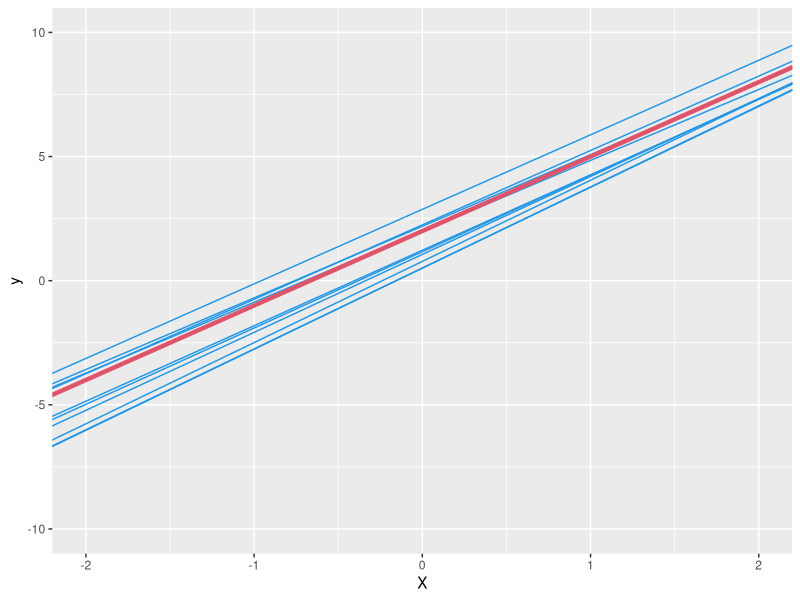
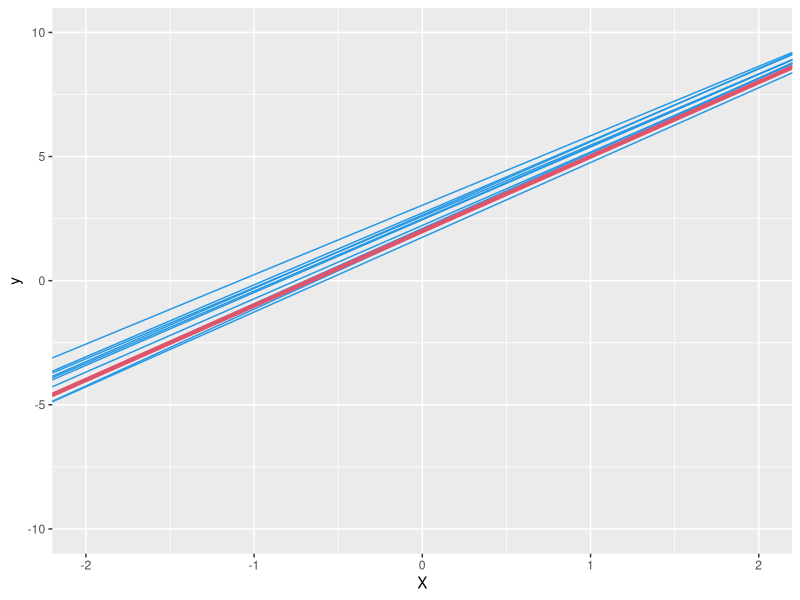
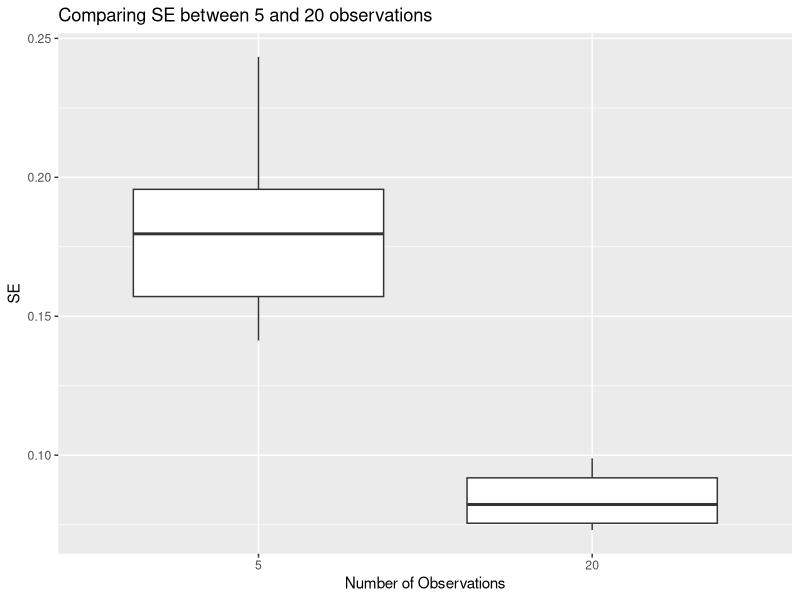
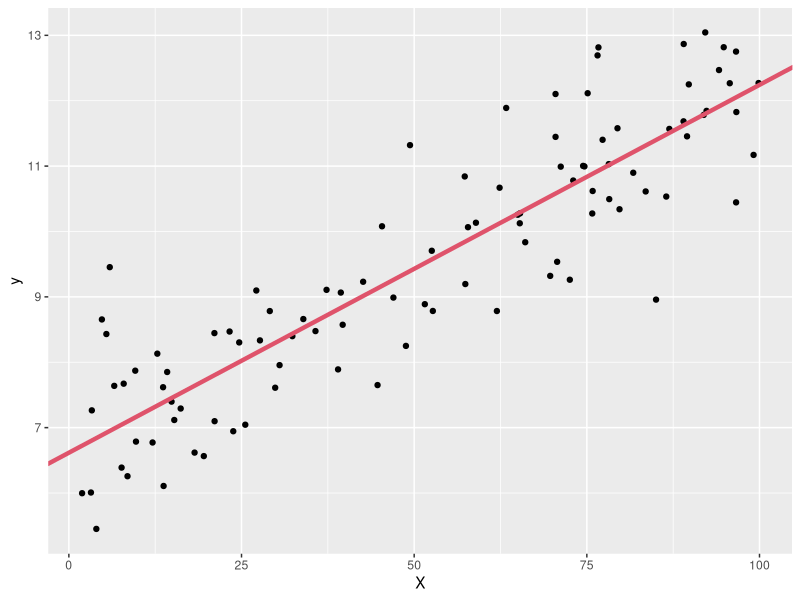
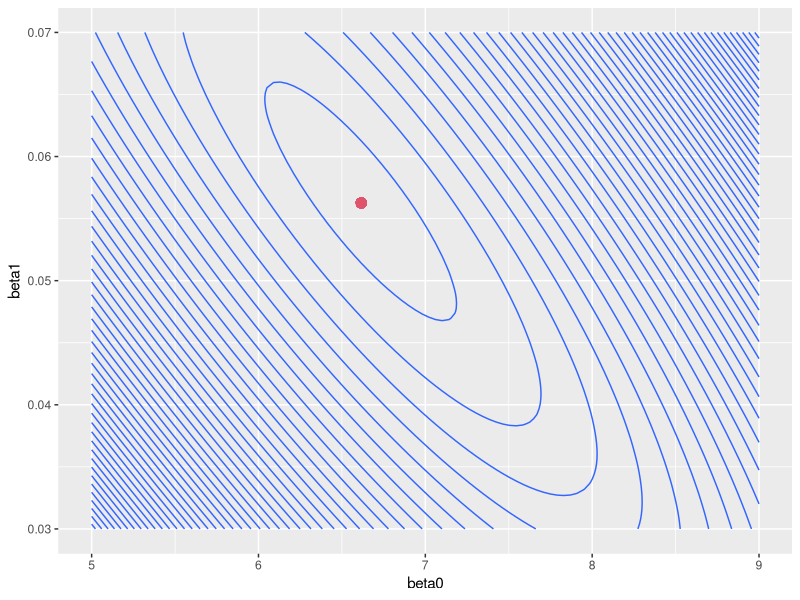
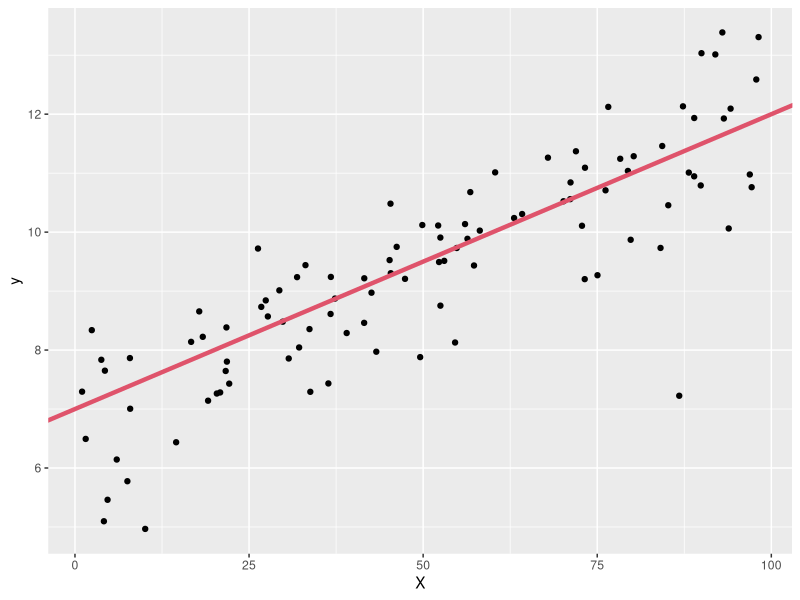
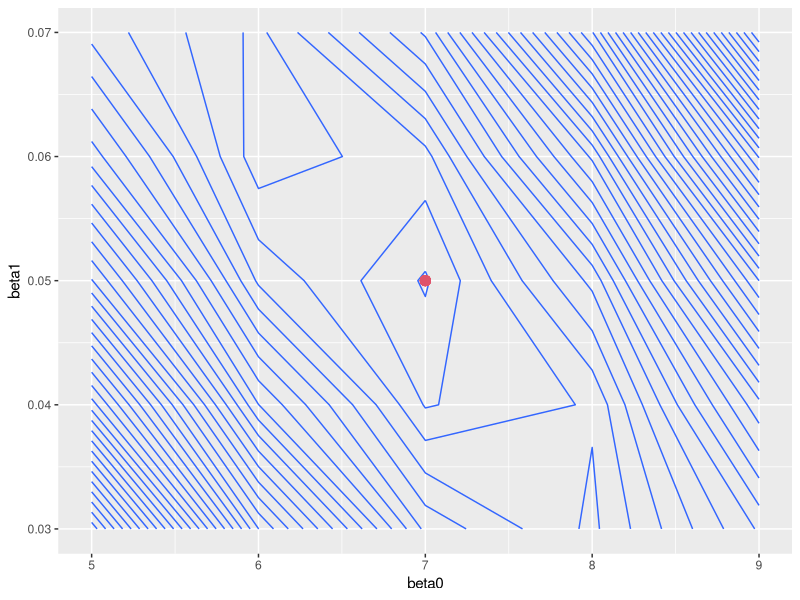

Here is the R script that generated these plots, in order:
## ---- chunk 1
knitr::opts_chunk$set(echo = FALSE, warning=FALSE)
## ---- chunk 2
library(ggplot2)
library(magrittr)
library(tidyr)
## ---- chunk 3
Eq3.4 <- function(X, y){
  
  # Equations 3.4 to estimate beta0 and beta1
  beta1 = sum((X-mean(X))*(y-mean(y))) / sum((X-mean(X))^2)
  beta0 = mean(y) - beta1*mean(X)
  
  return(list(beta0, beta1))
}
## ---- chunk 4

Experiment <- function(N.Obs, N.Exp, X.min, X.max, epsilon.mu, epsilon.sd){
  
  beta0 <- beta1 <- 0
  beta0_lm <- beta1_lm <- 0
  SE_beta1 <- 0
  
  for (i in 1:N.Exp){
    X = runif(N.Obs, min = X.min, max = X.max)
    epsilon = rnorm(N.Obs, mean = epsilon.mu, sd = epsilon.sd)
    y = 2 + 3*X + epsilon
    
#    n.exp = i*rep(N.Obs, 1)
    
#    data.points <- rbind(data.points, data.frame(n.exp, X, y))
    
    coeff <- Eq3.4(X, y)
    beta0[i] <- coeff[[1]]
    beta1[i] <- coeff[[2]]
    
    SE_beta1[i] <- sqrt(epsilon.sd^2 / sum((X-mean(X))^2) )
    
    fit.lm <- lm(y~X)
    beta0_lm[i] <- fit.lm$coefficients[1]
    beta1_lm[i] <- fit.lm$coefficients[2]
  }
  

  return(data.frame(beta0, beta1,beta0_lm, beta1_lm, SE_beta1))
}
## ---- chunk 5
Visualize <- function(Coeff.df){
  # data.points = data.frame(X, y)
  ggplot() +
    geom_abline(data = Coeff.df, aes(slope=beta1 , intercept=beta0), col=4) +
    geom_abline(aes(slope = 3, intercept = 2), size=1.5, col=2) +
    scale_x_continuous(name="X", limits=c(-2,2)) +
    scale_y_continuous(name="y", limits=c(-10,10))
    # geom_point(data.points, aes(X,y, col = n.exp))
    
}
## ---- chunk 6
N.Exp = 10
N.Obs = 5
X.min = 0
X.max = 10
epsilon.mu = 0
epsilon.sd = 1
## ---- chunk 7
Coeff.df <- Experiment(N.Obs, N.Exp, X.min, X.max, epsilon.mu, epsilon.sd)

Coeff.df
## ---- chunk 8
Visualize(Coeff.df)
## ---- chunk 9
N.Exp = 10
N.Obs = 20
X.min = 0
X.max = 10
epsilon.mu = 0
epsilon.sd = 1
## ---- chunk 10
Coeff.df <- Experiment(N.Obs, N.Exp, X.min, X.max, epsilon.mu, epsilon.sd)
Coeff.df
## ---- chunk 11
Visualize(Coeff.df)
## ---- chunk 12
SE.5 <- Experiment(N.Obs=5, N.Exp, X.min, X.max, epsilon.mu, epsilon.sd)$SE_beta1
SE.20<- Experiment(N.Obs=20, N.Exp, X.min, X.max, epsilon.mu, epsilon.sd)$SE_beta1

SE.df <- data.frame(SE.5, SE.20) %>%
  `colnames<-` (c(5,20)) %>%
  pivot_longer(cols=1:2, names_to = "N.Obs", values_to = 'SE')

ggplot(SE.df, aes(x = N.Obs, y = SE)) +
geom_boxplot() +
scale_x_discrete(limits = rev) +
labs(
title = "Comparing SE between 5 and 20 observations",
x = 'Number of Observations',
y = 'SE'
)

## ---- chunk 13

RSS_func <- function(b0, b1, X, y){
  y_hat = b0 + b1*X
  RSS = sum( ( y-y_hat )^2 )
  
  return(RSS)
}

## ---- chunk 14
i <- 0

N.Obs = 100
X = runif(N.Obs, min = 0, max = 100)
epsilon = rnorm(N.Obs, mean = 0, sd = 1)
#y = 2 + 3*X + epsilon
y = 7.0 + .05*X + epsilon

beta1 <- beta0 <- 0
RSS <- 0

for (bet0 in seq(5,9,length.out=100)){
  for (bet1 in seq(.03,.07,length.out=100)){
    i <- i+1
    beta0[i] <- bet0
    beta1[i] <- bet1
    RSS[i]   <- RSS_func(bet0, bet1, X, y)
  }
}

beta0.opt <- beta0[RSS==min(RSS)]
beta1.opt <- beta1[RSS==min(RSS)]

## ---- chunk 15
datapoints = data.frame(X,y)
ggplot(datapoints, aes(X, y))+
  geom_point() +
  geom_abline(aes(slope = beta1.opt, intercept=beta0.opt), color = 2, size = 1.5)
## ---- chunk 16
df.RSS = data.frame(beta0, beta1, RSS)
var.opt = data.frame(beta0.opt, beta1.opt)

ggplot(df.RSS, aes(beta0, beta1, z=RSS)) +
  geom_contour(bins = 50) +
  geom_point(aes(x = beta0.opt, y = beta1.opt), color=2, size=3)
## ---- chunk 17
fit = lm(y~X)

beta0.lm = fit$coefficients[1]
beta1.lm = fit$coefficients[2]

data.frame(beta0.opt, beta1.opt, beta0.lm, beta1.lm)
## ---- chunk 18
i <- 0

N.Obs = 100
X = runif(N.Obs, min = 0, max = 100)
epsilon = rnorm(N.Obs, mean = 0, sd = 1)
#y = 2 + 3*X + epsilon
y = 7.0 + .05*X + epsilon

beta1 <- beta0 <- 0
RSS <- 0

for (bet0 in seq(5,9,length.out=5)){
  for (bet1 in seq(.03,.07,length.out=5)){
    i <- i+1
    beta0[i] <- bet0
    beta1[i] <- bet1
    RSS[i]   <- RSS_func(bet0, bet1, X, y)
  }
}

beta0.opt <- beta0[RSS==min(RSS)]
beta1.opt <- beta1[RSS==min(RSS)]

## ---- chunk 19
datapoints = data.frame(X,y)
ggplot(datapoints, aes(X, y))+
  geom_point() +
  geom_abline(aes(slope = beta1.opt, intercept=beta0.opt), color = 2, size = 1.5)
## ---- chunk 20
df.RSS = data.frame(beta0, beta1, RSS)
var.opt = data.frame(beta0.opt, beta1.opt)

ggplot(df.RSS, aes(beta0, beta1, z=RSS)) +
  geom_contour(bins = 50) +
  geom_point(aes(x = beta0.opt, y = beta1.opt), color=2, size=3)
## ---- chunk 21
fit = lm(y~X)

beta0.lm = fit$coefficients[1]
beta1.lm = fit$coefficients[2]

data.frame(beta0.opt, beta1.opt, beta0.lm, beta1.lm)
